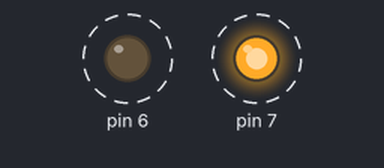
A sketch run on a simulated Arduino Uno, built with avr-gcc and run on an emulated ATmega328P. Shown: output pins drawn as LEDs (lit = HIGH). Dashed ring = blinking.

Above: at 0.5 s.
Timing chart, 0 to 4.6 s (numbered marks = the images above):
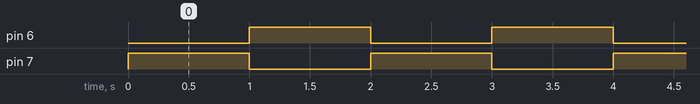

Measured:
- by itself, pin 6, pin 7: alternates HIGH for 1.0 s and LOW for 1.0 s

The sketch:

Activity_1.ino
```cpp
// Define the interval period (in milliseconds)
const unsigned long interval = 1000; // 1 second

void setup() {
  DDRD = 0B11000000; // Pins 6 and 7 are exits
}

void loop() {
  PORTD = 0b10000000; // Port 6 pulldown and port 7 pullup
  _delay_ms(interval);
  PORTD = 0b01000000;
  _delay_ms(interval);
}
```
